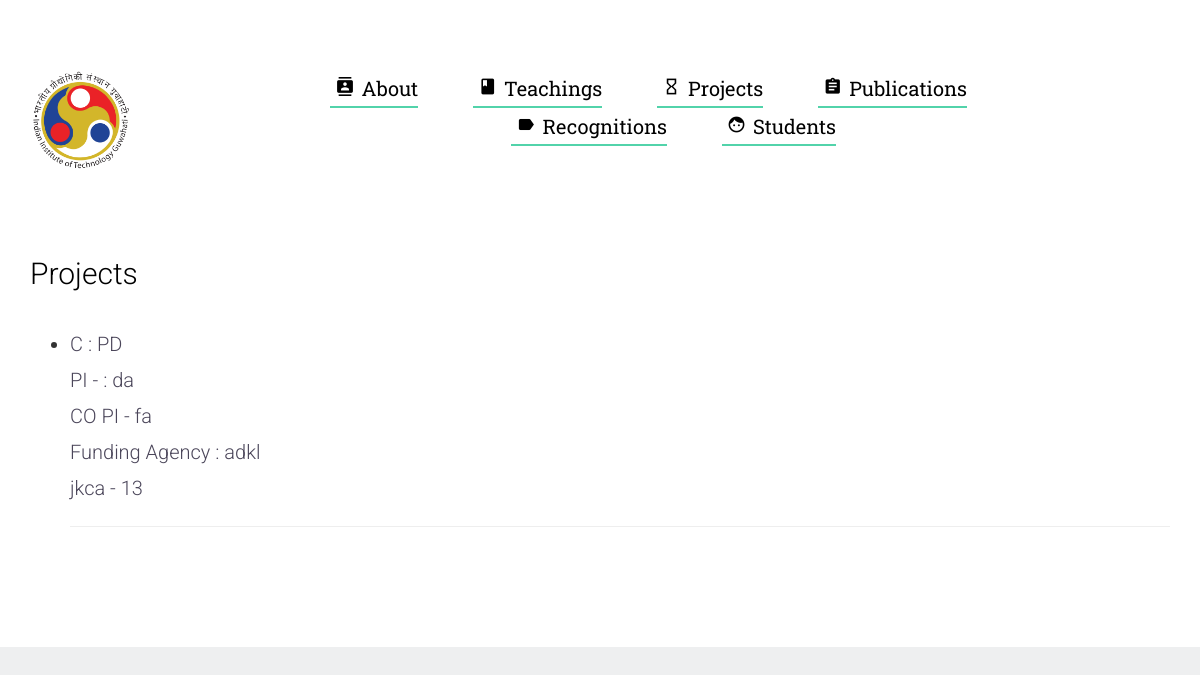
The app's page /profile/aayush131/project, older data.
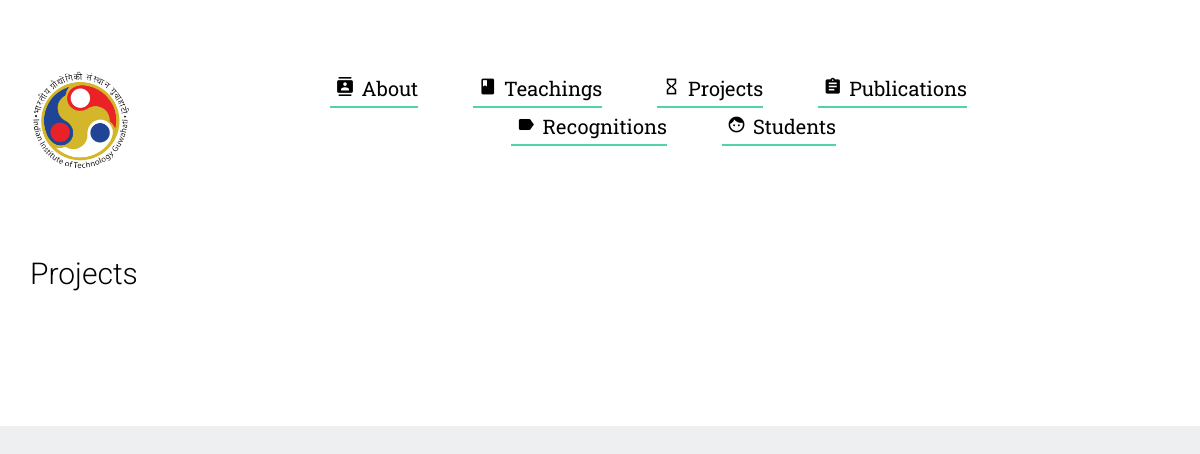
The same page, newer data.
### details/models.py (models this page shows)
class ProjectDetails(models.Model):
    username = models.ForeignKey(User, on_delete=models.CASCADE)
    project_title = models.CharField(max_length=255)
    project_description=models.TextField(max_length=255)
    pi = models.CharField(max_length=255, blank=True)
    co_pi = models.CharField(max_length=255, blank=True)
    funding_agency = models.CharField(max_length=255)
    start_year = models.CharField(max_length=255)
    end_year = models.CharField(max_length=255)

### sslProject/views.py (the view)
# urls.py: url(r"^profile/(?P<username>\w+)/project$", views.ProfileProjectPage, name="profile_project"),
def ProfileProjectPage(request, username):
    users = ProjectDetails.objects.filter(username__username=username)
    return render(request, 'profile_project.html',{'users':users, 'username':username})

### templates/profile_project.html (shortened to what this page needs)
{% extends "profile_base.html" %}
{% block content %}
  <h2>Projects</h2>
  <ul>
  {% for sub in users %}
    <li>
      <div id="list">{{sub.project_title}} : {{sub.project_description}}<br>
      {% if sub.pi != '' %}
        PI -  : {{sub.pi}}<br>
      {% endif %}
      {% if sub.co_pi != '' %}
        CO PI - {{sub.co_pi}}<br>
      {% endif %}
        Funding Agency : {{ sub.funding_agency }}<br>
        {{ sub.start_year }} - {{ sub.end_year }}
    </div>
      <hr>
    </li>
  {% endfor %}
</ul>
{% endblock %}

Row changes from the older to the newer data that the page shows:
removed ProjectDetails: project_title "C", project_description "PD", pi "da", co_pi "fa", funding_agency "adkl", start_year "jkca", end_year "13"
